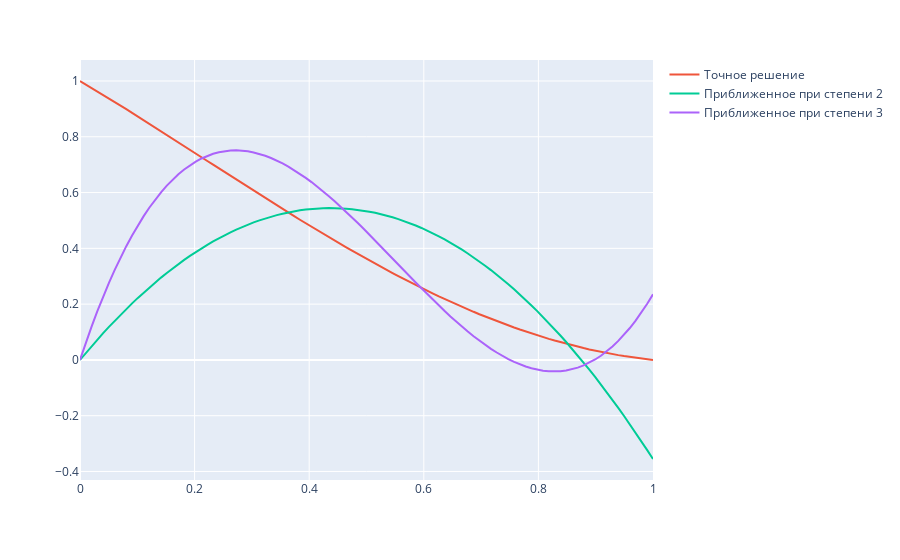

Notebook source saved alongside this figure:
### Markdown cell above
# Приближённое решение ОДУ

### Code cell
def ODESolution(x):
    return ((-(np.exp(0.5) + 1) / erfi(1 / np.sqrt(2))) * erfi(x / np.sqrt(2)) + 1) / np.exp(x ** 2 / 2) + x
    # return x ** 2


def func1(x):
    return x

def func2(x):
    return x ** 2

def func3(x):
    return x ** 3

x = np.linspace(0, 1, 100)
y = [ODESolution(xp) for xp in x]

f_pred2 = GetApproximateODE(x, y, 2, [func1, func2])
f_pred3 = GetApproximateODE(x, y, 3, [func1, func2, func3])

y_pred2 = [f_pred2(xp) for xp in x]
y_pred3 = [f_pred3(xp) for xp in x]

fig = px.line()
fig.add_trace(go.Scatter(x=x, y=y, name="Точное решение"))
fig.add_trace(go.Scatter(x=x, y=y_pred2, name="Приближенное при степени 2"))
fig.add_trace(go.Scatter(x=x, y=y_pred3, name="Приближенное при степени 3"))

fig.show()
